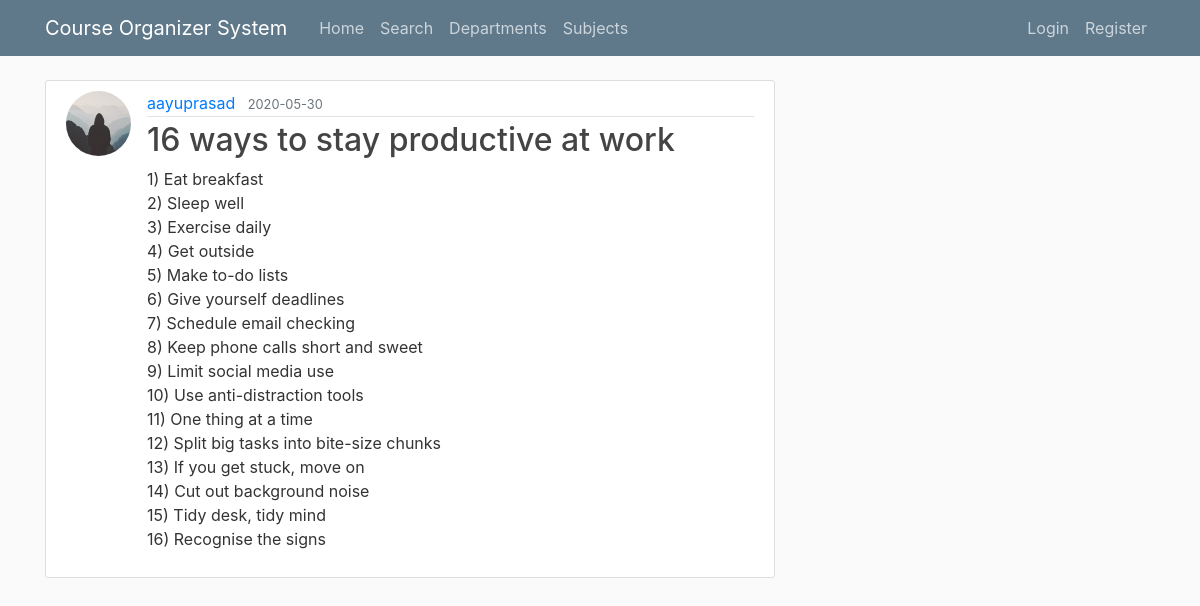
/post/1, run on the app's committed database.
### cos/models.py (models this page shows, shortened)
class User(db.Model, UserMixin):
    id = db.Column(db.Integer, primary_key=True)
    username = db.Column(db.String(20), unique=True, nullable=False)
    first_name = db.Column(db.String(20), nullable=False)
    last_name = db.Column(db.String(20), nullable=True)
    email = db.Column(db.String(120), unique=True, nullable=False)
    image_file = db.Column(db.String(20), nullable=False,
                           default='default.jpg')
    password = db.Column(db.String(60), nullable=False)
    posts = db.relationship('Post', backref='author', lazy=True)
    subjects = db.relationship('Subject', backref='student', lazy=True)
    reviews = db.relationship('Review', backref='reviewer', lazy=True)
    department_id = db.Column(
        db.Integer, db.ForeignKey('department.id'), nullable=True)
    rollno = db.Column(db.String(10), nullable=True)
    title = db.Column(db.String(10), nullable=False)
    followed = db.relationship('User',
                               secondary=followers,
                               primaryjoin=(followers.c.follower_id == id),
                               secondaryjoin=(followers.c.followed_id == id),
                               backref=db.backref('followers', lazy='dynamic'),
                               lazy='dynamic')

class Post(db.Model):
    id = db.Column(db.Integer, primary_key=True)
    title = db.Column(db.String(100), nullable=False)
    date_posted = db.Column(db.DateTime, nullable=False,
                            default=datetime.utcnow)
    content = db.Column(db.Text, nullable=False)
    user_id = db.Column(db.Integer, db.ForeignKey('user.id'), nullable=False)

### cos/routes.py (the view)
@app.route("/post/<int:post_id>")
def post(post_id):
    post = Post.query.get_or_404(post_id)
    return render_template('post.html', title=post.title, post=post)

### cos/templates/post.html (shortened to what this page needs)
{% extends "layout.html" %}
{% block content %}
  <article class="media content-section">
    <img class="rounded-circle article-img" src="{{ url_for('static', filename='profile_pics/' + post.author.image_file) }}">
    <div class="media-body">
      <div class="article-metadata">
        <a class="mr-2" href="{{ url_for('user_posts', username=post.author.username) }}">{{ post.author.username }}</a>
        <small class="text-muted">{{ post.date_posted.strftime('%Y-%m-%d') }}</small>
      </div>
      <h2 class="article-title">{{ post.title }}</h2>
      <p class="article-content">{{ post.content }}</p>
    </div>
  </article>
{% endblock content %}

### cos/static/main.css (style rules this page uses)
body { background: #fafafa; color: #333333; margin-top: 5rem; }
h1, h2, h3, h4, h5, h6 { color: #444444; }
.content-section { background: #ffffff; padding: 10px 20px; border: 1px solid #dddddd; border-radius: 3px; margin-bottom: 20px; }
.article-title { color: #444444; }
.article-content { white-space: pre-line; }
.article-img { height: 65px; width: 65px; margin-right: 16px; }
.article-metadata { padding-bottom: 1px; margin-bottom: 4px; border-bottom: 1px solid #e3e3e3 }

### data on the page
User: image_file (placeholder picture), author.username "aayuprasad"
Post: date_posted "2020-05-30", title "16 ways to stay productive at work", content "1) Eat breakfast 2) Sleep well 3) Exercise daily 4) Get outside 5) Make to-do lists 6) Give yourself deadlines 7) Schedule email checking 8) Keep phone calls short and sweet 9) Limit social media use 10) Use anti-distraction tools 11) One thing at a time 12) Split big tasks into bite-size chunks 13) If you get stuck, move on 14) Cut out background noise 15) Tidy desk, tidy mind 16) Recognise the signs"
